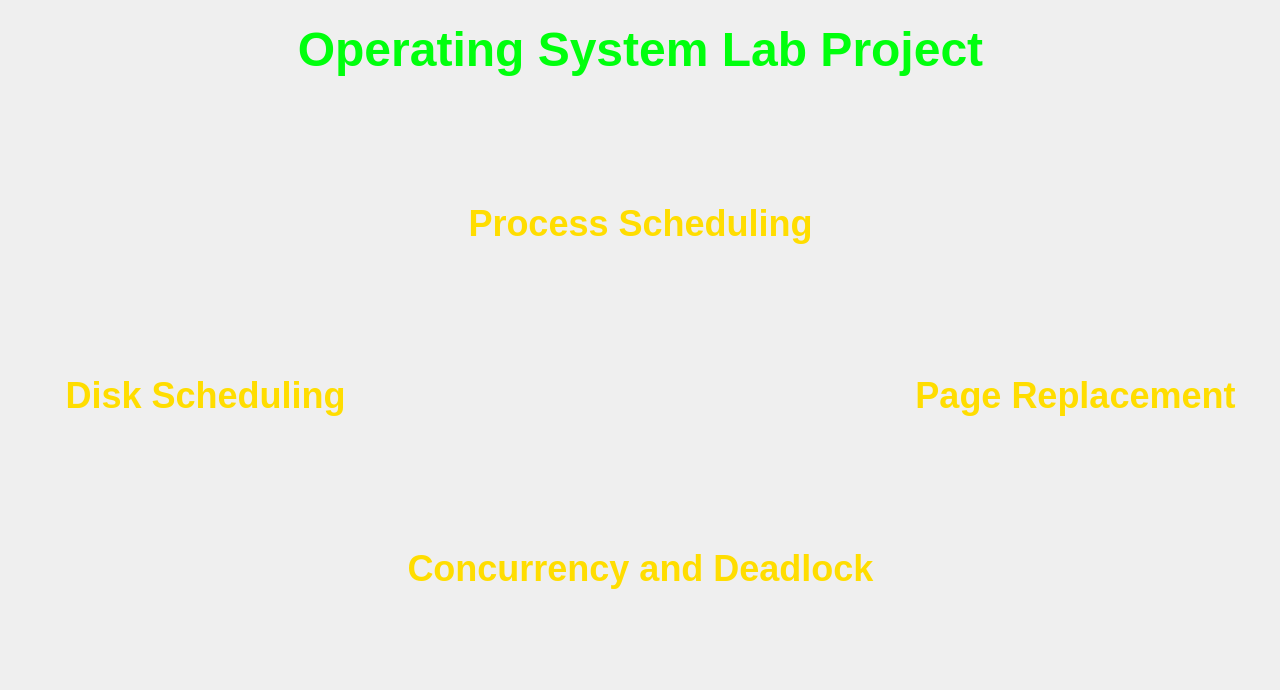
<?xml version="1.0" encoding="UTF-8"?>
<ui version="4.0">
 <class>MainWindow</class>
 <widget class="QMainWindow" name="MainWindow">
  <property name="geometry">
   <rect>
    <x>0</x>
    <y>0</y>
    <width>1280</width>
    <height>690</height>
   </rect>
  </property>
  <property name="sizePolicy">
   <sizepolicy hsizetype="Preferred" vsizetype="Fixed">
    <horstretch>0</horstretch>
    <verstretch>0</verstretch>
   </sizepolicy>
  </property>
  <property name="minimumSize">
   <size>
    <width>1280</width>
    <height>690</height>
   </size>
  </property>
  <property name="maximumSize">
   <size>
    <width>1280</width>
    <height>690</height>
   </size>
  </property>
  <property name="windowTitle">
   <string>OS Virtual Lab</string>
  </property>
  <property name="autoFillBackground">
   <bool>false</bool>
  </property>
  <property name="styleSheet">
   <string notr="true">QWidget #gridWidget{
	
	<!-- background-image: url(C:/Users/user/Desktop/OS Lab/Final/Images/img_body.jpg); -->
	background-image: url(./Images/img_body.jpg);
}

QLabel {
	color: #00ff0d;
    <!-- background-image: url(C:/Users/user/Desktop/OS Lab/Final/Images/img_head.jpg); -->
    background-image: url(./Images/img_head.jpg);
}
QPushButton {
	color: #ffdd00;
	background-color: transparent;
	border-radius: 50px;
	padding: 10px;
	font-size: 36px;
}

QPushButton::hover {
	background-color: rgba(88, 195, 224, 0.5);
}

</string>
  </property>
  <widget class="QWidget" name="centralwidget">
   <property name="styleSheet">
    <string notr="true"/>
   </property>
   <widget class="QLabel" name="heading">
    <property name="geometry">
     <rect>
      <x>0</x>
      <y>0</y>
      <width>1281</width>
      <height>100</height>
     </rect>
    </property>
    <property name="font">
     <font>
      <pointsize>36</pointsize>
      <weight>75</weight>
      <bold>true</bold>
     </font>
    </property>
    <property name="styleSheet">
     <string notr="true"/>
    </property>
    <property name="text">
     <string>Operating System Lab Project</string>
    </property>
    <property name="textFormat">
     <enum>Qt::RichText</enum>
    </property>
    <property name="alignment">
     <set>Qt::AlignCenter</set>
    </property>
   </widget>
   <widget class="QWidget" name="gridWidget" native="true">
    <property name="geometry">
     <rect>
      <x>0</x>
      <y>100</y>
      <width>1281</width>
      <height>591</height>
     </rect>
    </property>
    <property name="styleSheet">
     <string notr="true"/>
    </property>
    <layout class="QGridLayout" name="gridLayout">
     <property name="leftMargin">
      <number>20</number>
     </property>
     <property name="topMargin">
      <number>40</number>
     </property>
     <property name="rightMargin">
      <number>20</number>
     </property>
     <property name="bottomMargin">
      <number>40</number>
     </property>
     <item row="0" column="1">
      <widget class="QPushButton" name="btn_process">
       <property name="sizePolicy">
        <sizepolicy hsizetype="Minimum" vsizetype="MinimumExpanding">
         <horstretch>0</horstretch>
         <verstretch>0</verstretch>
        </sizepolicy>
       </property>
       <property name="font">
        <font>
         <pointsize>-1</pointsize>
         <weight>75</weight>
         <bold>true</bold>
        </font>
       </property>
       <property name="cursor">
        <cursorShape>PointingHandCursor</cursorShape>
       </property>
       <property name="whatsThis">
        <string/>
       </property>
       <property name="autoFillBackground">
        <bool>false</bool>
       </property>
       <property name="styleSheet">
        <string notr="true"/>
       </property>
       <property name="text">
        <string>Process Scheduling</string>
       </property>
       <property name="flat">
        <bool>true</bool>
       </property>
      </widget>
     </item>
     <item row="1" column="0">
      <widget class="QPushButton" name="btn_disk">
       <property name="sizePolicy">
        <sizepolicy hsizetype="Minimum" vsizetype="MinimumExpanding">
         <horstretch>0</horstretch>
         <verstretch>0</verstretch>
        </sizepolicy>
       </property>
       <property name="font">
        <font>
         <pointsize>-1</pointsize>
         <weight>75</weight>
         <bold>true</bold>
        </font>
       </property>
       <property name="cursor">
        <cursorShape>PointingHandCursor</cursorShape>
       </property>
       <property name="styleSheet">
        <string notr="true"/>
       </property>
       <property name="text">
        <string>Disk Scheduling</string>
       </property>
      </widget>
     </item>
     <item row="1" column="2">
      <widget class="QPushButton" name="btn_page">
       <property name="sizePolicy">
        <sizepolicy hsizetype="Minimum" vsizetype="MinimumExpanding">
         <horstretch>0</horstretch>
         <verstretch>0</verstretch>
        </sizepolicy>
       </property>
       <property name="font">
        <font>
         <pointsize>-1</pointsize>
         <weight>75</weight>
         <bold>true</bold>
        </font>
       </property>
       <property name="cursor">
        <cursorShape>PointingHandCursor</cursorShape>
       </property>
       <property name="autoFillBackground">
        <bool>false</bool>
       </property>
       <property name="styleSheet">
        <string notr="true"/>
       </property>
       <property name="text">
        <string>Page Replacement</string>
       </property>
      </widget>
     </item>
     <item row="2" column="1">
      <widget class="QPushButton" name="btn_concurrency">
       <property name="sizePolicy">
        <sizepolicy hsizetype="Minimum" vsizetype="MinimumExpanding">
         <horstretch>0</horstretch>
         <verstretch>0</verstretch>
        </sizepolicy>
       </property>
       <property name="font">
        <font>
         <pointsize>-1</pointsize>
         <weight>75</weight>
         <bold>true</bold>
        </font>
       </property>
       <property name="cursor">
        <cursorShape>PointingHandCursor</cursorShape>
       </property>
       <property name="styleSheet">
        <string notr="true"/>
       </property>
       <property name="text">
        <string>Concurrency and Deadlock</string>
       </property>
      </widget>
     </item>
    </layout>
   </widget>
  </widget>
  <action name="action_process">
   <property name="text">
    <string>Process Scheduling</string>
   </property>
  </action>
  <action name="action_disk">
   <property name="text">
    <string>Disk Scheduling</string>
   </property>
  </action>
  <action name="action_page">
   <property name="text">
    <string>Page Replacement</string>
   </property>
  </action>
  <action name="action_concurrency">
   <property name="text">
    <string>Concurrency and Deadlock</string>
   </property>
  </action>
  <action name="actionProcess_Scheduling_2">
   <property name="text">
    <string>Process Scheduling</string>
   </property>
  </action>
  <action name="actionDisk_Scheduling_2">
   <property name="text">
    <string>Disk Scheduling</string>
   </property>
  </action>
  <action name="actionPage_Replacement_2">
   <property name="text">
    <string>Page Replacement</string>
   </property>
  </action>
  <action name="actionConcurrency_and_Deadlock_2">
   <property name="text">
    <string>Concurrency and Deadlock</string>
   </property>
  </action>
  <action name="actionProject">
   <property name="text">
    <string>Project</string>
   </property>
  </action>
  <action name="action_member">
   <property name="text">
    <string>Members</string>
   </property>
  </action>
 </widget>
 <resources/>
 <connections/>
</ui>
